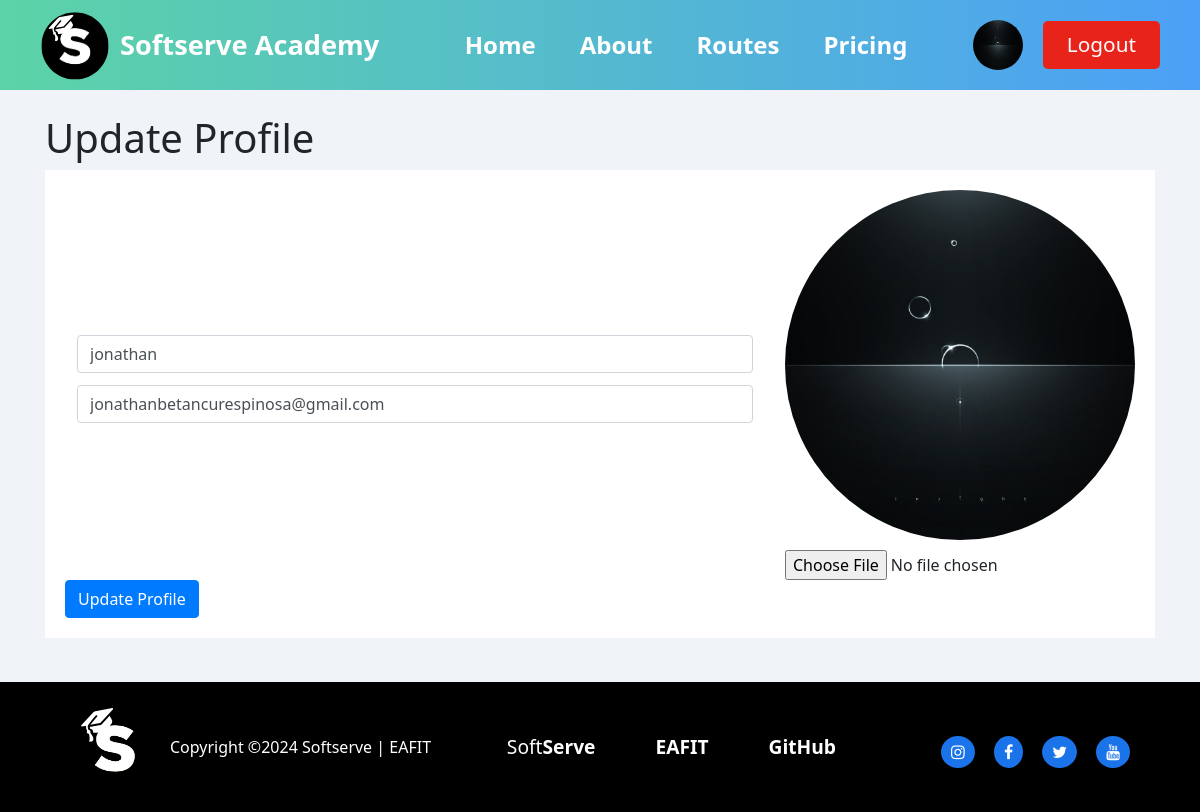
/user/update_profile/ (signed in), run on the app's committed database.
### user/models.py (models this page shows, shortened)
class User(AbstractBaseUser, PermissionsMixin):
    id = models.AutoField(primary_key=True)
    name = models.CharField(max_length=100)
    password = models.CharField(max_length=100)
    email = models.EmailField(unique=True)
    image = models.ImageField(upload_to="user/images/", blank=True)
    preference = models.ForeignKey(
        Preference, on_delete=models.SET_NULL, blank=True, null=True
    )
    current_skills = models.ManyToManyField(
        SkillLevel, related_name="users_current", blank=True
    )
    target_skills = models.ManyToManyField(
        SkillLevel, related_name="users_target", blank=True
    )
    learning_routes = models.ManyToManyField(
        LearningRoute, related_name="users_route", blank=True
    )
    is_active = models.BooleanField(default=True)
    is_staff = models.BooleanField(default=False)
    is_superuser = models.BooleanField(default=False)
    objects = UserManager()
    USERNAME_FIELD = "email"
    REQUIRED_FIELDS = ["name"]

### user/views.py (the view)
# urls.py: path("user/update_profile/", userViews.update_profile, name="update_profile"),
@login_required
def update_profile(request):
    if request.method == "POST":
        form = ProfileUpdateForm(request.POST, request.FILES, instance=request.user)
        if form.is_valid():
            form.save()
            return redirect("user")
    else:
        form = ProfileUpdateForm(instance=request.user)
    return render(request, "update_profile.html", {"form": form, "user": request.user})

### user/forms.py (shortened to what this page needs)
class ProfileUpdateForm(forms.ModelForm):
    class Meta:
        model = User
        fields = ["name", "email", "image"]
        widgets = {
            "name": forms.TextInput(
                attrs={"class": "form-control", "placeholder": "Enter your name"}
            ),
            "email": forms.EmailInput(
                attrs={"class": "form-control", "placeholder": "Enter your email"}
            ),
            "image": forms.FileInput(attrs={"class": "form-control-file"}),
        }

### learning_route/models.py (called while the page is built)
    def __str__(self):
        return self.skill_level.skill.name + " - " + str(self.skill_level.level)

### user/templates/update_profile.html (shortened to what this page needs)
{% extends "base.html" %}
{% load static %}
{% block extra_css %}
<link rel="stylesheet" href="{% static 'css/update_profile.css' %}">
{% endblock %}
{% block content %}
<br>
<h1>Update Profile</h1>
<div class="main-content">
    <form method="post" enctype="multipart/form-data">
        <div class="info">
            <div class="texts">
                {{ form.name }}
                {{ form.email }}
            </div>
            <div class="image-section">
                {% if user.image %}
                <img class="profile-pic img-fluid" src="{{ user.image.url }}" alt="Profile Picture">
                {% else %}
                <img class="profile-pic img-fluid" src="{% static 'images/default-user.png' %}" alt="Profile Picture">
                {% endif %}
                {{ form.image }}
            </div>
        </div>
        <button type="submit" class="btn btn-primary">Update Profile</button>
    </form>
</div>
<br>
{% endblock %}

### SoftServeAcademy/templates/base.html (shortened to what this page needs)
<!DOCTYPE html>
<html lang="en">
{% load static %}
<head>
    <link rel="stylesheet" href="https://stackpath.bootstrapcdn.com/bootstrap/4.5.2/css/bootstrap.min.css">
    <link rel="stylesheet" href="https://cdnjs.cloudflare.com/ajax/libs/font-awesome/4.7.0/css/font-awesome.min.css">
    <link href="https://cdnjs.cloudflare.com/ajax/libs/select2/4.0.13/css/select2.min.css" rel="stylesheet" />
    <link rel="stylesheet" href="{% static 'css/header.css' %}">
    <link rel="stylesheet" href="{% static 'css/footer.css' %}">
    <link rel="stylesheet" href="{% static 'css/base.css' %}">
    {% block extra_css %}{% endblock %}
</head>
<body>
    <div class="wrapper">
        <header>
            <div class="logo">
                <a href="{% url 'home' %}"><img src="{% static 'images/2.svg' %}" alt="Logo"></a>
                <a href="{% url 'home' %}"><span>Softserve Academy</span></a>
            </div>
            <nav>
                <ul id="nav-links">
                    <li><a href="{% url 'home' %}">Home</a></li>
                    <li><a href="{% url 'about' %}">About</a></li>
                    {% if user.is_authenticated %}
                    <li class="dropdown">
                        <a href="{% url 'learning_route' %}">Routes</a>
                    </li>
                    {% endif %}
                    <li><a href="{% url 'pricing' %}">Pricing</a></li>
                </ul>
            </nav>
            <div class="auth-buttons">
                {% if user.is_authenticated %}
                <a href="{% url 'user' %}">
                    {% if user.image %}
                    <img src="{{ user.image.url }}" alt="User Photo" class="user-image">
                    {% else %}
                    <img src="{% static 'images/default-user.png' %}" alt="Default User Photo" class="user-image">
                    {% endif %}
                </a>
                <a href="{% url 'logout' %}" class="get-logout-btn">Logout</a>
                {% else %}
                <a href="{% url 'login' %}" class="login-btn">Login</a>
                <a href="{% url 'register' %}" class="get-started-btn">Get Started</a>
                {% endif %}
            </div>
        </header>
        <div class="container">
            {% block content %}
            {% endblock %}
        </div>
        <footer>
            <div class="footer-container">
                <div class="footer-left">
                    <img src="{% static 'images/2.svg' %}" alt="Logo">
                    <p>Copyright ©2024 Softserve | EAFIT</p>
                </div>
                <div class="footer-right">
                    <ul>
                        <li><a href="https://career.softserveinc.com/es/about/colombia">Soft<b>Serve</b></a></li>
                        <li><a href="https://www.eafit.edu.co/"><b>EAFIT</b></a></li>
                        <li><a href="https://github.com/QuitoTactico/SoftServe-Academy"><b>GitHub</b></a></li>
                    </ul>
                    <div class="social-media">
                        <a href="https://www.instagram.com/softserve_people/"><i class="fa fa-instagram"></i></a>
                        <a href="https://www.facebook.com/SoftServeColombia/"><i class="fa fa-facebook"></i></a>
                        <a href="https://x.com/SoftServeInc"><i class="fa fa-twitter"></i></a>
                        <a href="https://www.youtube.com/@SoftServeInc"><i class="fa fa-youtube"></i></a>
                    </div>
                </div>
            </div>
        </footer>
    </div>
</body>
</html>

### static/css/header.css (style rules this page uses)
* { margin: 0; padding: 0; }
dl, ol, ul { margin-top: 0; margin-bottom: 0rem; }
body { font-family: 'Segoe UI', Tahoma, Geneva, Verdana, sans-serif; background-color: #f0f4f8; }
.wrapper header .auth-buttons a .user-image { width: 50px; height: 50px; border-radius: 50%; margin-right: 10px; }
header { display: flex; justify-content: space-between; align-items: center; padding: 10px 20px; background: linear-gradient(to right, #5cd3a7, #4ca0f7); position: relative; z-index: 2; }
.logo { display: flex; align-items: center; }
.logo img { width: fit-content; height: 70px; margin-right: 10px; margin-left: 20px; }
.logo a span { font-size: 1.7rem; font-weight: bold; color: #fff; cursor: pointer; text-decoration: none; }
nav ul { list-style: none; display: flex; align-items: center; }
nav ul li { margin-left: 20px; position: relative; }
nav ul li a { text-decoration: none; color: #fff; font-weight: bold; font-size: 1.5rem; padding: 2px 12px; }
.auth-buttons { display: flex; align-items: center; margin-right: 20px; }
.auth-buttons .get-logout-btn { text-decoration: none; background-color: #e8241a; color: #fff; padding: 8px 24px; border-radius: 5px; margin-left: 10px; font-size: 1.3rem; }

### static/css/footer.css (style rules this page uses)
html, body { height: 100%; margin: 0; display: flex; flex-direction: column; }
.wrapper { display: flex; flex-direction: column; justify-content: space-between; flex: 1; }
footer { background-color: #000; color: #fff; padding: 20px 0; width: 100%; }
.footer-container { display: flex; justify-content: space-between; align-items: center; flex-wrap: wrap; margin-inline: 50px; padding: 0 20px; }
.footer-left { display: flex; align-items: center; }
.footer-left img { height: 90px; margin-right: 10px; }
.footer-left p { margin: 0; font-size: 1rem; }
.footer-right { display: flex; align-items: center; justify-content: flex-end; }
.footer-right ul { list-style: none; display: flex; padding: 0; margin-right: 60px; }
.footer-right ul li { margin: 0 30px; }
.footer-right ul li a { color: #fff; text-decoration: none; font-size: 1.2rem; }
.footer-right .social-media { margin-top: 10px; }
.footer-right .social-media a { color: #fff; font-size: 1rem; margin-left: 15px; text-decoration: none; background-color: #1a73e8; padding: 5px 10px; border-radius: 100%; }

### static/css/base.css (style rules this page uses)
* { margin: 0; padding: 0; box-sizing: content-box; }
dl, ol, ul { margin-top: 0; margin-bottom: 0rem; }
body { font-family: Arial, sans-serif; background-color: #f0f4f8; }

### static/css/update_profile.css (style rules this page uses)
* { margin: 0; padding: 0; box-sizing: border-box; }
body { font-family: 'Segoe UI', Tahoma, Geneva, Verdana, sans-serif; background-color: #f0f4f8; }
.main-content { display: flex; flex-direction: column; justify-content: center; gap: 20px; padding: 20px; margin-bottom: 20px; background-color: white; }
.info { display: flex; justify-content: space-between; align-items: center; gap: 20px; }
.texts { flex: 1; margin: 12px; gap: 10px; }
.form-control { flex: 1; margin-bottom: 12px; margin-right: 12px; gap: 10px; }
.image-section { display: flex; flex-direction: column; align-items: center; }
.profile-pic { width: 350px; height: 350px; border-radius: 50%; object-fit: cover; margin-bottom: 10px; }
button { background-color: #0044cc; color: white; padding: 10px 20px; border: none; border-radius: 5px; font-size: 1em; cursor: pointer; }

### data on the page
User: image (picture), name "jonathan", email "jonathanbetancurespinosa@gmail.com"
